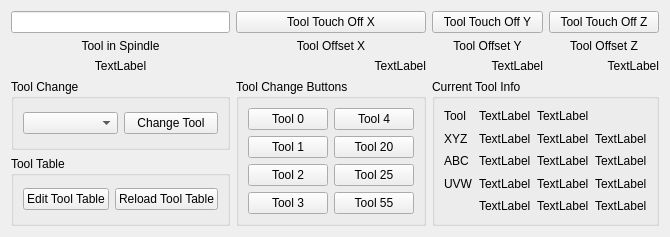
      <widget class="QWidget" name="tab_4">
       <attribute name="title">
        <string>Tools</string>
       </attribute>
       <layout class="QGridLayout" name="gridLayout_13">
        <item row="2" column="0">
         <widget class="QLabel" name="tool_in_spindle_lb">
          <property name="text">
           <string>TextLabel</string>
          </property>
          <property name="alignment">
           <set>Qt::AlignCenter</set>
          </property>
         </widget>
        </item>
        <item row="1" column="0">
         <widget class="QLabel" name="label_12">
          <property name="text">
           <string>Tool in Spindle</string>
          </property>
          <property name="alignment">
           <set>Qt::AlignCenter</set>
          </property>
         </widget>
        </item>
        <item row="2" column="3">
         <widget class="QLabel" name="tool_offset_lb_2">
          <property name="text">
           <string>TextLabel</string>
          </property>
          <property name="alignment">
           <set>Qt::AlignRight|Qt::AlignTrailing|Qt::AlignVCenter</set>
          </property>
         </widget>
        </item>
        <item row="1" column="2">
         <widget class="QLabel" name="label_15">
          <property name="text">
           <string>Tool Offset Y</string>
          </property>
          <property name="alignment">
           <set>Qt::AlignCenter</set>
          </property>
         </widget>
        </item>
        <item row="0" column="3">
         <widget class="QPushButton" name="tool_touchoff_z">
          <property name="text">
           <string>Tool Touch Off Z</string>
          </property>
         </widget>
        </item>
        <item row="1" column="3">
         <widget class="QLabel" name="label_17">
          <property name="text">
           <string>Tool Offset Z</string>
          </property>
          <property name="alignment">
           <set>Qt::AlignCenter</set>
          </property>
         </widget>
        </item>
        <item row="2" column="1">
         <widget class="QLabel" name="tool_offset_lb_0">
          <property name="text">
           <string>TextLabel</string>
          </property>
          <property name="alignment">
           <set>Qt::AlignRight|Qt::AlignTrailing|Qt::AlignVCenter</set>
          </property>
         </widget>
        </item>
        <item row="0" column="2">
         <widget class="QPushButton" name="tool_touchoff_y">
          <property name="text">
           <string>Tool Touch Off Y</string>
          </property>
         </widget>
        </item>
        <item row="1" column="1">
         <widget class="QLabel" name="label_14">
          <property name="text">
           <string>Tool Offset X</string>
          </property>
          <property name="alignment">
           <set>Qt::AlignCenter</set>
          </property>
         </widget>
        </item>
        <item row="0" column="0">
         <widget class="QLineEdit" name="tool_touchoff_le"/>
        </item>
        <item row="0" column="1">
         <widget class="QPushButton" name="tool_touchoff_x">
          <property name="text">
           <string>Tool Touch Off X</string>
          </property>
         </widget>
        </item>
        <item row="2" column="2">
         <widget class="QLabel" name="tool_offset_lb_1">
          <property name="text">
           <string>TextLabel</string>
          </property>
          <property name="alignment">
           <set>Qt::AlignRight|Qt::AlignTrailing|Qt::AlignVCenter</set>
          </property>
         </widget>
        </item>
        <item row="3" column="0">
         <widget class="QGroupBox" name="groupBox_8">
          <property name="title">
           <string>Tool Change</string>
          </property>
          <layout class="QGridLayout" name="gridLayout_18">
           <item row="0" column="0">
            <widget class="QComboBox" name="tool_change_cb"/>
           </item>
           <item row="0" column="1">
            <widget class="QPushButton" name="tool_change_pb">
             <property name="text">
              <string>Change Tool</string>
             </property>
            </widget>
           </item>
          </layout>
         </widget>
        </item>
        <item row="4" column="0">
         <widget class="QGroupBox" name="groupBox_19">
          <property name="title">
           <string>Tool Table</string>
          </property>
          <layout class="QGridLayout" name="gridLayout_38">
           <item row="0" column="0">
            <widget class="QPushButton" name="edit_tool_table_pb">
             <property name="text">
              <string>Edit Tool Table</string>
             </property>
            </widget>
           </item>
           <item row="0" column="1">
            <widget class="QPushButton" name="reload_tool_table_pb">
             <property name="text">
              <string>Reload Tool Table</string>
             </property>
            </widget>
           </item>
          </layout>
         </widget>
        </item>
        <item row="3" column="1" rowspan="2">
         <widget class="QGroupBox" name="groupBox_9">
          <property name="title">
           <string>Tool Change Buttons</string>
          </property>
          <layout class="QGridLayout" name="gridLayout_19">
           <item row="0" column="0">
            <widget class="QPushButton" name="tool_change_pb_0">
             <property name="text">
              <string>Tool 0</string>
             </property>
            </widget>
           </item>
           <item row="0" column="1">
            <widget class="QPushButton" name="tool_change_pb_4">
             <property name="text">
              <string>Tool 4</string>
             </property>
            </widget>
           </item>
           <item row="1" column="0">
            <widget class="QPushButton" name="tool_change_pb_1">
             <property name="text">
              <string>Tool 1</string>
             </property>
            </widget>
           </item>
           <item row="2" column="0">
            <widget class="QPushButton" name="tool_change_pb_2">
             <property name="text">
              <string>Tool 2</string>
             </property>
            </widget>
           </item>
           <item row="3" column="0">
            <widget class="QPushButton" name="tool_change_pb_3">
             <property name="text">
              <string>Tool 3</string>
             </property>
            </widget>
           </item>
           <item row="1" column="1">
            <widget class="QPushButton" name="tool_change_pb_20">
             <property name="text">
              <string>Tool 20</string>
             </property>
            </widget>
           </item>
           <item row="2" column="1">
            <widget class="QPushButton" name="tool_change_pb_25">
             <property name="text">
              <string>Tool 25</string>
             </property>
            </widget>
           </item>
           <item row="3" column="1">
            <widget class="QPushButton" name="tool_change_pb_55">
             <property name="text">
              <string>Tool 55</string>
             </property>
            </widget>
           </item>
          </layout>
         </widget>
        </item>
        <item row="3" column="2" rowspan="2" colspan="2">
         <widget class="QGroupBox" name="groupBox">
          <property name="title">
           <string>Current Tool Info</string>
          </property>
          <layout class="QGridLayout" name="gridLayout">
           <item row="0" column="1">
            <widget class="QLabel" name="tool_id_lb">
             <property name="text">
              <string>TextLabel</string>
             </property>
            </widget>
           </item>
           <item row="1" column="1">
            <widget class="QLabel" name="tool_xoffset_lb">
             <property name="text">
              <string>TextLabel</string>
             </property>
            </widget>
           </item>
           <item row="1" column="0">
            <widget class="QLabel" name="label_40">
             <property name="text">
              <string>XYZ</string>
             </property>
            </widget>
           </item>
           <item row="1" column="2">
            <widget class="QLabel" name="tool_yoffset_lb">
             <property name="text">
              <string>TextLabel</string>
             </property>
            </widget>
           </item>
           <item row="1" column="3">
            <widget class="QLabel" name="tool_zoffset_lb">
             <property name="text">
              <string>TextLabel</string>
             </property>
            </widget>
           </item>
           <item row="2" column="1">
            <widget class="QLabel" name="tool_aoffset_lb">
             <property name="text">
              <string>TextLabel</string>
             </property>
            </widget>
           </item>
           <item row="2" column="2">
            <widget class="QLabel" name="tool_boffset_lb">
             <property name="text">
              <string>TextLabel</string>
             </property>
            </widget>
           </item>
           <item row="2" column="3">
            <widget class="QLabel" name="tool_coffset_lb">
             <property name="text">
              <string>TextLabel</string>
             </property>
            </widget>
           </item>
           <item row="3" column="1">
            <widget class="QLabel" name="tool_uoffset_lb">
             <property name="text">
              <string>TextLabel</string>
             </property>
            </widget>
           </item>
           <item row="3" column="2">
            <widget class="QLabel" name="tool_voffset_lb">
             <property name="text">
              <string>TextLabel</string>
             </property>
            </widget>
           </item>
           <item row="3" column="3">
            <widget class="QLabel" name="tool_woffset_lb">
             <property name="text">
              <string>TextLabel</string>
             </property>
            </widget>
           </item>
           <item row="0" column="2">
            <widget class="QLabel" name="tool_diameter_lb">
             <property name="text">
              <string>TextLabel</string>
             </property>
            </widget>
           </item>
           <item row="4" column="1">
            <widget class="QLabel" name="tool_frontangle_lb">
             <property name="text">
              <string>TextLabel</string>
             </property>
            </widget>
           </item>
           <item row="4" column="2">
            <widget class="QLabel" name="tool_backangle_lb">
             <property name="text">
              <string>TextLabel</string>
             </property>
            </widget>
           </item>
           <item row="4" column="3">
            <widget class="QLabel" name="tool_orientation_lb">
             <property name="text">
              <string>TextLabel</string>
             </property>
            </widget>
           </item>
           <item row="2" column="0">
            <widget class="QLabel" name="label_41">
             <property name="text">
              <string>ABC</string>
             </property>
            </widget>
           </item>
           <item row="3" column="0">
            <widget class="QLabel" name="label_42">
             <property name="text">
              <string>UVW</string>
             </property>
            </widget>
           </item>
           <item row="0" column="0">
            <widget class="QLabel" name="label_43">
             <property name="text">
              <string>Tool</string>
             </property>
            </widget>
           </item>
          </layout>
         </widget>
        </item>
       </layout>
      </widget>
